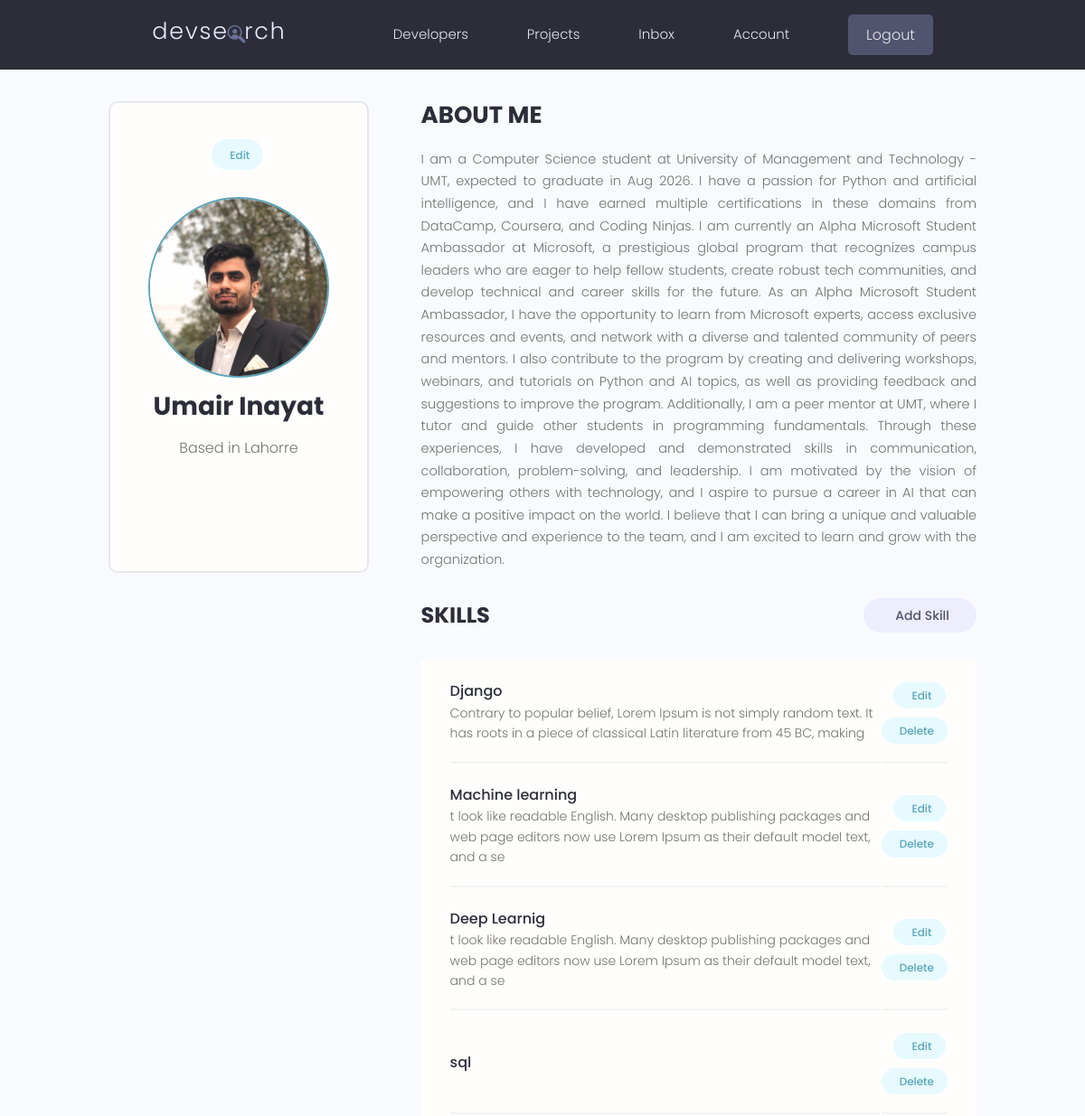
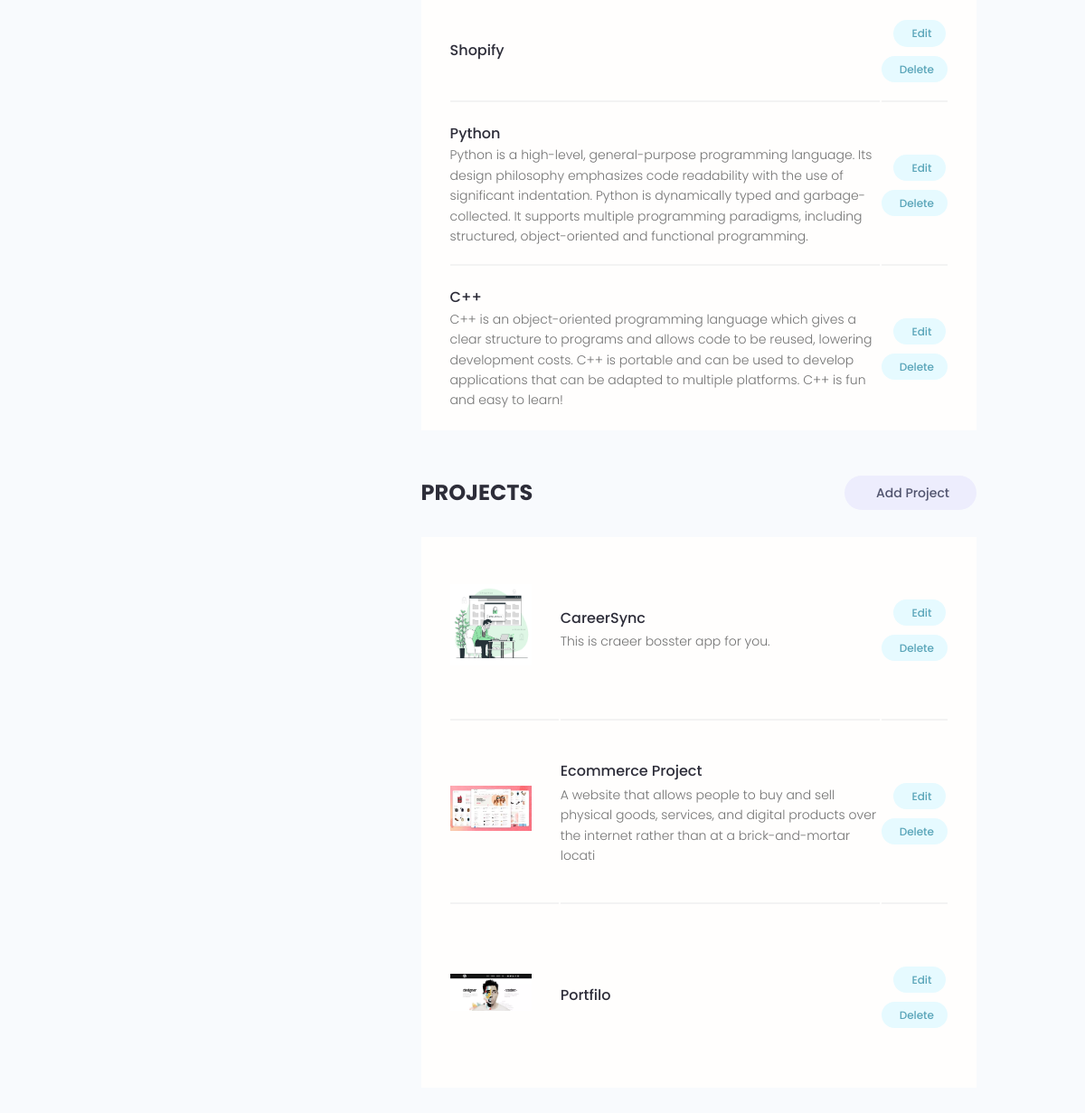
The app's page /account/ (signed in) with its own data (2 pictures, top to bottom).
### users/models.py (models this page shows, shortened)
class Profile(models.Model):
    user = models.OneToOneField(User, on_delete=models.CASCADE, null=True,blank= True )
    name = models.CharField(max_length=200, null=True)
    email = models.EmailField(max_length=500, null=True)
    username = models.CharField(max_length=200, null=True)
    location= models.CharField(max_length=200, null=True)
    short_intro = models.CharField(max_length=200, null=True, blank= True )
    profile_image = models.ImageField( null=True, blank= True , upload_to='profiles' , default="profiles/pro.png")
    social_github = models.CharField(max_length=200, null=True, blank= True )
    social_twitter = models.CharField(max_length=200, null=True, blank= True )
    social_linkedin = models.CharField(max_length=200, null=True, blank= True )
    social_stackoverflow = models.CharField(max_length=200, null=True, blank= True )
    description = models.TextField(blank=True)
    bio = models.TextField(max_length=500,blank=True, null=True),
    social_website = models.CharField(max_length=200, null=True, blank= True )
    id = models.UUIDField(default=uuid.uuid4, unique=True,
                        primary_key=True, editable=False)

class Skill(models.Model):
    owner = models.ForeignKey(Profile, on_delete=models.CASCADE, null=True, blank= True)
    name = models.CharField(max_length=200)
    description = models.TextField(null=True, blank= True)
    created = models.DateTimeField(auto_now_add= True)
    id = models.UUIDField(default=uuid.uuid4, unique= True, primary_key= True, editable=False)

### projects/models.py (models this page shows, shortened)
class Project(models.Model):
    owner = models.ForeignKey(Profile, null=True, blank = True, on_delete=models.SET_NULL)
    title = models.CharField(max_length=200)
    description = models.TextField(null=True, blank = True)
    featured_image = models.ImageField(null=True, blank = True, default="default.jpg")
    technology = models.CharField(max_length=20)
    tag = models.ManyToManyField('Tag', blank= True)
    vote_total = models.IntegerField(default=0, null = True)
    vote_ratio = models.IntegerField(default=0, null = True)
    demo_link = models.CharField(max_length=2000,null=True, blank = True )
    source_link = models.CharField(max_length=2000,null=True, blank = True )
    created = models.DateTimeField(auto_now_add= True)
    id = models.UUIDField(default=uuid.uuid4, unique= True, primary_key= True, editable=False)
    class Meta:
        ordering = ['-vote_ratio', '-vote_total', 'title']

### users/views.py (the view)
# urls.py: path('account/', views.userAccount, name= 'account'),
@login_required(login_url='login')
def userAccount(request):
    profile = request.user.profile
    skills = profile.skill_set.all()
    projects = profile.project_set.all()
    context = {'profile': profile, 'skills': skills, 'projects': projects}
    return render(request, 'users/account.html', context)

### users/templates/users/account.html (shortened to what this page needs)
{% extends 'main.html' %}
{% block content %}
<main class="settingsPage profile my-md">
  <div class="container">
    <div class="layout">
      <div class="column column--1of3">
        <div class="card text-center">
          <div class="card__body dev">
            <a class="tag tag--pill tag--main settings__btn" href="{% url 'edit-account' %}">
              Edit</a>
            <img class="avatar avatar--xl dev__avatar" src="{{profile.profile_image.url}}" />
            <h2 class="dev__name">{{profile.name}}</h2>
            <p class="dev__location">Based in {{profile.location}}</p>
            <ul class="dev__social">
            </ul>
          </div>
        </div>
      </div>
      <div class="column column--2of3">
        <div class="devInfo">
          <h3 class="devInfo__title">About Me</h3>
          <p class="devInfo__about">{{profile.description}}</p>
        </div>
        <div class="settings">
          <h3 class="settings__title">Skills</h3>
          <a class="tag tag--pill tag--sub settings__btn tag--lg" href="{% url 'create-skill' %}"> Add Skill</a>
        </div>
        <table class="settings__table">
          {% for skill in skills %}
          <tr>
            <td class="settings__tableInfo">
              <h4>{{skill.name}}</h4>
              <p>
                {{skill.description}}
              </p>
            </td>
            <td class="settings__tableActions">
              <a class="tag tag--pill tag--main settings__btn" href="{% url 'update-skill' skill.id %}"> Edit</a>
              <a class="tag tag--pill tag--main settings__btn" href="{% url 'delete-skill' skill.id %}?next=/account">
                Delete</a>
            </td>
          </tr>
          {% endfor %}
        </table>
        <div class="settings">
          <h3 class="settings__title">Projects</h3>
          <a class="tag tag--pill tag--sub settings__btn tag--lg" href="{% url 'create-project' %}"> Add Project</a>
        </div>
        <table class="settings__table">
          {% for project in projects %}
          <tr>
            <td class="settings__thumbnail">
              <a href="{% url 'project' project.id %}"><img src="{{project.featured_image.url}}" alt="Project Thumbnail" /></a>
            </td>
            <td class="settings__tableInfo">
              <a href="{% url 'project' project.id %}">{{project.title}}</a>
              <p>{{project.description|slice:"150"}}</p>
            </td>
            <td class="settings__tableActions">
              <a class="tag tag--pill tag--main settings__btn" href="{% url 'update-project' project.id %}"> Edit</a>
              <a class="tag tag--pill tag--main settings__btn"
                href="{% url 'delete-project'  project.id %}?next=/account">
                Delete</a>
            </td>
          </tr>
          {% endfor %}
        </table>
      </div>
    </div>
  </div>
</main>
{% endblock %}

### static/styles/app.css (style rules this page uses)
:root { --color-sub: #2d2d39; }
.card { border: 2px solid var(--color-light); }
img { width: 100%; }
.profile .card > .dev { padding: 4rem; }
.dev__avatar { display: block; margin: auto; }
.dev__name { color: var(--color-sub); font-size: 2.8rem; font-weight: 700; margin-top: 1rem; margin-bottom: 0.5rem; }
.dev__location { margin-top: 1rem; }
.dev__social { margin: 3rem 0; list-style: none; display: flex; justify-content: center; gap: 1.5rem; }
.devInfo { margin-bottom: 3rem; }
.devInfo__title, .devInfo__subtitle { font-size: 2.6rem; color: var(--color-sub); text-transform: uppercase; font-weight: 700; margin-bottom: 1.5rem; }
.devInfo__about, .devSkill__info { font-size: 1.45rem; line-height: 1.7; text-align: justify; }
.settingsPage .dev > .settings__btn { display: inline-block; margin-bottom: 3rem; }
.settings { display: flex; justify-content: space-between; align-items: center; }
.settings__title { font-size: 2.4rem; text-transform: uppercase; font-weight: 700; color: var(--color-sub); }
.settings__table { margin-top: 3rem; margin-bottom: 5rem; padding: 0 3rem; background: var(--color-white); }
.settings__table tr { width: 100%; }
.settings__table tr > td { padding: 2rem 0; }
.settings__table tr:not(:last-child) td { border-bottom: 2px solid var(--color-white-light); }
.settings__thumbnail { width: 23%; min-width: 10rem; }
.settings__thumbnail img { padding-right: 3rem; height: 15rem; object-fit: contain; }
.settings__tableInfo { width: 100%; }
.settings__tableInfo h4, .settings__tableInfo a { padding-right: 1rem; width: auto; font-size: 1.6rem; font-weight: 500; color: var(--color-sub); }
.settings__tableInfo p { font-size: 1.4rem; }
.settings__tableActions { text-align: right; }

### static/uikit/styles/modules/_variables.css (style rules this page uses)
:root { --color-main: #5aa5b9; --color-main-light: #e6faff; --color-sub: #3f4156; --color-sub-light: #51546e; --color-sub-lighter: #ededfd; --color-text: #737373; --color-gray: #8b8b8b; --color-light: #e5e7eb; --color-light-gray: #767676; --color-bg: #f8fafd; --color-white: #fffefd; --color-white-light: #f3f3f3; --color-success: #359e64; --color-success-bg: #def8e8; --color-error: #fc4b0b; --color-error-bg: #fff2ee; --font-base: 'Poppins', arial, helvetica, 'Segoe UI', roboto, ubuntu, sans-serif; --font-monospace: 'Fira Code', 'Courier New', courier, monospace; --font-regular: 300; --font-medium: 500; --font-bold: 700; --generic-shadow: 1px 1px 5px #00000010; --generic-transition: all 0.3s ease-in-out; }

### static/uikit/styles/modules/_base.css (style rules this page uses)
* { margin: 0; padding: 0; box-sizing: border-box; text-rendering: optimizeLegibility; color: inherit; font-size: inherit; }
html { font-size: 50%; }
@media only screen and (min-width: 480px) { html { font-size: 56.25%; } }
@media only screen and (min-width: 1200px) { html { font-size: 62.5%; } }
body { line-height: 1.6; font-weight: 400; font-size: 1.5rem; color: var(--color-text); background-color: var(--color-bg); min-height: 100vh; }

### static/uikit/styles/modules/_typography.css (style rules this page uses)
* { font-family: var(--font-base); }
h2 { font-size: 3.6rem; font-weight: var(--font-bold); }
h3 { font-size: 3.2rem; font-weight: var(--font-medium); }
h4 { font-size: 2.8rem; font-weight: var(--font-medium); }
p, span, strong { font-size: 1.6rem; color: var(--color-text); font-weight: var(--font-regular); }
a { padding-bottom: 2px; text-decoration: none; display: inline-block; color: var(--color-main); font-weight: var(--font-medium); }

### static/uikit/styles/modules/_utilities.css (style rules this page uses)
.container { width: 92%; max-width: 165rem; margin: 0 auto; box-sizing: border-box; }
@media screen and (min-width: 1000px) { .container { width: 90%; } }
@media screen and (min-width: 1200px) { .container { width: 80%; } }
.text-center { text-align: center; }
.my-md { margin: 3rem auto; }

### static/uikit/styles/modules/_avatar.css (style rules this page uses)
.avatar { border-radius: 50%; border: 2px solid var(--color-main); object-fit: cover; }
.avatar--xl { height: 20rem; width: 20rem; }

### static/uikit/styles/modules/_card.css (style rules this page uses)
.card { border-radius: 1rem; background-color: var(--color-white); border: 1.5px solid var(--color-light); width: auto; height: auto; margin-top: 0.5rem; margin-bottom: 0.5rem; overflow: hidden; }
.card__body, .card__header { padding: 2rem 2.5rem; }

### static/uikit/styles/modules/_layout.css (style rules this page uses)
.layout { display: flex; flex-flow: row wrap; justify-content: space-between; }
.layout > .column { margin-bottom: 3rem; }
.layout > .column.column--1of3 { flex-basis: 30%; }
.layout > .column.column--2of3 { flex-basis: 64%; }

### records on screen
Profile: profile_image (picture), name "Umair Inayat", location "Lahorre", description "I am a Computer Science student at University of Management and Technology - UMT, expected to graduate in Aug 2026. I have a passion for Python and artificial intelligence, and I have earned multiple certifications in these domains from DataCamp, Coursera, and Coding Ninjas. I am currently an Alpha Microsoft Student Ambassador at Microsoft, a prestigious global program that recognizes campus leaders who are eager to help fellow students, create robust tech communities, and develop technical and career skills for the future. As an Alpha Microsoft Student Ambassador, I have the opportunity to learn from Microsoft experts, access exclusive resources and events, and network with a diverse and…"
Skill: name "Django", description "Contrary to popular belief, Lorem Ipsum is not simply random text. It has roots in a piece of classical Latin literature from 45 BC, making"
Skill: name "Machine learning", description "t look like readable English. Many desktop publishing packages and web page editors now use Lorem Ipsum as their default model text, and a se"
Skill: name "Deep Learnig", description "t look like readable English. Many desktop publishing packages and web page editors now use Lorem Ipsum as their default model text, and a se"
Skill: name "sql"
Skill: name "Shopify"
Skill: name "Python", description "Python is a high-level, general-purpose programming language. Its design philosophy emphasizes code readability with the use of significant indentation. Python is dynamically typed and garbage-collected. It supports multiple programming paradigms, including structured, object-oriented and functional programming."
Skill: name "C++", description "C++ is an object-oriented programming language which gives a clear structure to programs and allows code to be reused, lowering development costs. C++ is portable and can be used to develop applications that can be adapted to multiple platforms. C++ is fun and easy to learn!"
Project: featured_image (picture), title "CareerSync", description "This is craeer bosster app for you."
Project: featured_image (picture), title "Ecommerce Project", description "A website that allows people to buy and sell physical goods, services, and digital products over the internet rather than at a brick-and-mortar locati"
Project: featured_image (picture), title "Portfilo"
